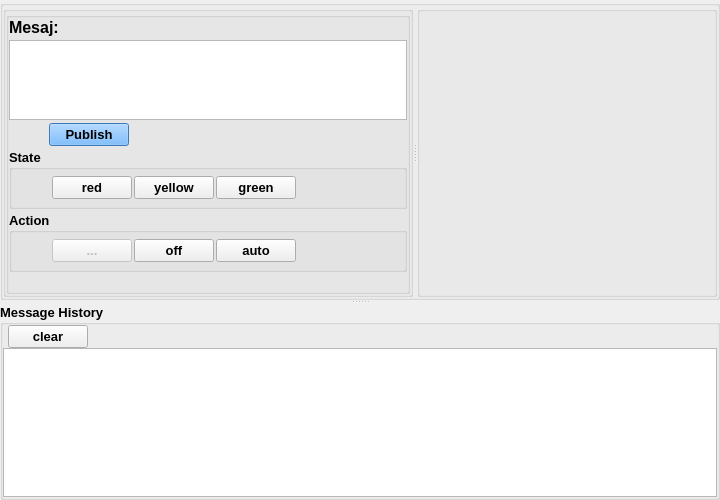
<?xml version="1.0" encoding="UTF-8"?>
<ui version="4.0">
 <class>Widget</class>
 <widget class="QWidget" name="Widget">
  <property name="enabled">
   <bool>true</bool>
  </property>
  <property name="geometry">
   <rect>
    <x>0</x>
    <y>0</y>
    <width>720</width>
    <height>500</height>
   </rect>
  </property>
  <property name="sizePolicy">
   <sizepolicy hsizetype="Expanding" vsizetype="Expanding">
    <horstretch>0</horstretch>
    <verstretch>0</verstretch>
   </sizepolicy>
  </property>
  <property name="windowTitle">
   <string>Widget</string>
  </property>
  <layout class="QVBoxLayout" name="verticalLayout_2">
   <property name="spacing">
    <number>0</number>
   </property>
   <property name="leftMargin">
    <number>0</number>
   </property>
   <property name="topMargin">
    <number>0</number>
   </property>
   <property name="rightMargin">
    <number>0</number>
   </property>
   <property name="bottomMargin">
    <number>0</number>
   </property>
   <item>
    <widget class="QSplitter" name="mainSplitter">
     <property name="orientation">
      <enum>Qt::Vertical</enum>
     </property>
     <property name="childrenCollapsible">
      <bool>false</bool>
     </property>
     <widget class="QGroupBox" name="mainGroupBox">
      <property name="sizePolicy">
       <sizepolicy hsizetype="Preferred" vsizetype="Expanding">
        <horstretch>0</horstretch>
        <verstretch>0</verstretch>
       </sizepolicy>
      </property>
      <property name="minimumSize">
       <size>
        <width>0</width>
        <height>300</height>
       </size>
      </property>
      <property name="title">
       <string/>
      </property>
      <layout class="QGridLayout" name="gridLayout">
       <property name="leftMargin">
        <number>0</number>
       </property>
       <property name="topMargin">
        <number>0</number>
       </property>
       <property name="rightMargin">
        <number>0</number>
       </property>
       <property name="bottomMargin">
        <number>0</number>
       </property>
       <property name="spacing">
        <number>0</number>
       </property>
       <item row="0" column="0">
        <widget class="QSplitter" name="splitter">
         <property name="orientation">
          <enum>Qt::Horizontal</enum>
         </property>
         <property name="childrenCollapsible">
          <bool>false</bool>
         </property>
         <widget class="QGroupBox" name="pgb">
          <property name="sizePolicy">
           <sizepolicy hsizetype="Expanding" vsizetype="MinimumExpanding">
            <horstretch>0</horstretch>
            <verstretch>0</verstretch>
           </sizepolicy>
          </property>
          <property name="title">
           <string/>
          </property>
          <layout class="QHBoxLayout" name="horizontalLayout">
           <property name="spacing">
            <number>0</number>
           </property>
           <property name="leftMargin">
            <number>0</number>
           </property>
           <property name="topMargin">
            <number>0</number>
           </property>
           <property name="rightMargin">
            <number>0</number>
           </property>
           <property name="bottomMargin">
            <number>0</number>
           </property>
           <item>
            <widget class="QGroupBox" name="pgbSB">
             <property name="sizePolicy">
              <sizepolicy hsizetype="MinimumExpanding" vsizetype="Expanding">
               <horstretch>0</horstretch>
               <verstretch>0</verstretch>
              </sizepolicy>
             </property>
             <property name="title">
              <string/>
             </property>
             <layout class="QVBoxLayout" name="verticalLayout_3">
              <property name="spacing">
               <number>3</number>
              </property>
              <property name="leftMargin">
               <number>0</number>
              </property>
              <property name="topMargin">
               <number>0</number>
              </property>
              <property name="rightMargin">
               <number>0</number>
              </property>
              <property name="bottomMargin">
               <number>0</number>
              </property>
              <item>
               <widget class="QLabel" name="mainLabel">
                <property name="font">
                 <font>
                  <pointsize>12</pointsize>
                  <weight>75</weight>
                  <bold>true</bold>
                 </font>
                </property>
                <property name="text">
                 <string>Mesaj:</string>
                </property>
               </widget>
              </item>
              <item>
               <widget class="QTextEdit" name="textEdit">
                <property name="sizePolicy">
                 <sizepolicy hsizetype="Expanding" vsizetype="MinimumExpanding">
                  <horstretch>0</horstretch>
                  <verstretch>0</verstretch>
                 </sizepolicy>
                </property>
                <property name="maximumSize">
                 <size>
                  <width>16777215</width>
                  <height>80</height>
                 </size>
                </property>
                <property name="font">
                 <font>
                  <pointsize>14</pointsize>
                 </font>
                </property>
               </widget>
              </item>
              <item>
               <layout class="QHBoxLayout" name="horizontalLayout_2">
                <item>
                 <spacer name="horizontalSpacer_2">
                  <property name="orientation">
                   <enum>Qt::Horizontal</enum>
                  </property>
                  <property name="sizeType">
                   <enum>QSizePolicy::Fixed</enum>
                  </property>
                  <property name="sizeHint" stdset="0">
                   <size>
                    <width>40</width>
                    <height>20</height>
                   </size>
                  </property>
                 </spacer>
                </item>
                <item>
                 <widget class="QPushButton" name="sendMessageButton">
                  <property name="sizePolicy">
                   <sizepolicy hsizetype="Fixed" vsizetype="Fixed">
                    <horstretch>0</horstretch>
                    <verstretch>0</verstretch>
                   </sizepolicy>
                  </property>
                  <property name="font">
                   <font>
                    <pointsize>10</pointsize>
                    <weight>75</weight>
                    <bold>true</bold>
                   </font>
                  </property>
                  <property name="styleSheet">
                   <string notr="true">background-color: rgb(85, 170, 255);</string>
                  </property>
                  <property name="text">
                   <string>Publish</string>
                  </property>
                 </widget>
                </item>
                <item>
                 <spacer name="horizontalSpacer_3">
                  <property name="orientation">
                   <enum>Qt::Horizontal</enum>
                  </property>
                  <property name="sizeHint" stdset="0">
                   <size>
                    <width>40</width>
                    <height>20</height>
                   </size>
                  </property>
                 </spacer>
                </item>
               </layout>
              </item>
              <item>
               <widget class="QGroupBox" name="colorSelectBox">
                <property name="sizePolicy">
                 <sizepolicy hsizetype="Preferred" vsizetype="Fixed">
                  <horstretch>0</horstretch>
                  <verstretch>0</verstretch>
                 </sizepolicy>
                </property>
                <property name="minimumSize">
                 <size>
                  <width>0</width>
                  <height>60</height>
                 </size>
                </property>
                <property name="maximumSize">
                 <size>
                  <width>16777215</width>
                  <height>100</height>
                 </size>
                </property>
                <property name="font">
                 <font>
                  <pointsize>10</pointsize>
                  <weight>75</weight>
                  <bold>true</bold>
                 </font>
                </property>
                <property name="title">
                 <string>State</string>
                </property>
                <layout class="QHBoxLayout" name="horizontalLayout_5">
                 <property name="spacing">
                  <number>2</number>
                 </property>
                 <property name="leftMargin">
                  <number>0</number>
                 </property>
                 <property name="topMargin">
                  <number>0</number>
                 </property>
                 <property name="rightMargin">
                  <number>0</number>
                 </property>
                 <property name="bottomMargin">
                  <number>0</number>
                 </property>
                 <item>
                  <spacer name="horizontalSpacer_8">
                   <property name="orientation">
                    <enum>Qt::Horizontal</enum>
                   </property>
                   <property name="sizeType">
                    <enum>QSizePolicy::Fixed</enum>
                   </property>
                   <property name="sizeHint" stdset="0">
                    <size>
                     <width>40</width>
                     <height>20</height>
                    </size>
                   </property>
                  </spacer>
                 </item>
                 <item>
                  <widget class="QPushButton" name="setRedButton">
                   <property name="sizePolicy">
                    <sizepolicy hsizetype="Fixed" vsizetype="Fixed">
                     <horstretch>0</horstretch>
                     <verstretch>0</verstretch>
                    </sizepolicy>
                   </property>
                   <property name="text">
                    <string>red</string>
                   </property>
                  </widget>
                 </item>
                 <item>
                  <widget class="QPushButton" name="setYellowButton">
                   <property name="sizePolicy">
                    <sizepolicy hsizetype="Fixed" vsizetype="Fixed">
                     <horstretch>0</horstretch>
                     <verstretch>0</verstretch>
                    </sizepolicy>
                   </property>
                   <property name="text">
                    <string>yellow</string>
                   </property>
                  </widget>
                 </item>
                 <item>
                  <widget class="QPushButton" name="setGreenButton">
                   <property name="sizePolicy">
                    <sizepolicy hsizetype="Fixed" vsizetype="Fixed">
                     <horstretch>0</horstretch>
                     <verstretch>0</verstretch>
                    </sizepolicy>
                   </property>
                   <property name="text">
                    <string>green</string>
                   </property>
                  </widget>
                 </item>
                 <item>
                  <spacer name="horizontalSpacer_6">
                   <property name="orientation">
                    <enum>Qt::Horizontal</enum>
                   </property>
                   <property name="sizeType">
                    <enum>QSizePolicy::Expanding</enum>
                   </property>
                   <property name="sizeHint" stdset="0">
                    <size>
                     <width>10</width>
                     <height>20</height>
                    </size>
                   </property>
                  </spacer>
                 </item>
                </layout>
               </widget>
              </item>
              <item>
               <widget class="QGroupBox" name="actionSelectBox">
                <property name="sizePolicy">
                 <sizepolicy hsizetype="Preferred" vsizetype="Fixed">
                  <horstretch>0</horstretch>
                  <verstretch>0</verstretch>
                 </sizepolicy>
                </property>
                <property name="minimumSize">
                 <size>
                  <width>0</width>
                  <height>60</height>
                 </size>
                </property>
                <property name="maximumSize">
                 <size>
                  <width>16777215</width>
                  <height>100</height>
                 </size>
                </property>
                <property name="font">
                 <font>
                  <pointsize>10</pointsize>
                  <weight>75</weight>
                  <bold>true</bold>
                 </font>
                </property>
                <property name="title">
                 <string>Action</string>
                </property>
                <layout class="QHBoxLayout" name="horizontalLayout_6">
                 <property name="spacing">
                  <number>2</number>
                 </property>
                 <property name="leftMargin">
                  <number>0</number>
                 </property>
                 <property name="topMargin">
                  <number>0</number>
                 </property>
                 <property name="rightMargin">
                  <number>0</number>
                 </property>
                 <property name="bottomMargin">
                  <number>0</number>
                 </property>
                 <item>
                  <spacer name="horizontalSpacer_9">
                   <property name="orientation">
                    <enum>Qt::Horizontal</enum>
                   </property>
                   <property name="sizeType">
                    <enum>QSizePolicy::Fixed</enum>
                   </property>
                   <property name="sizeHint" stdset="0">
                    <size>
                     <width>40</width>
                     <height>20</height>
                    </size>
                   </property>
                  </spacer>
                 </item>
                 <item>
                  <widget class="QPushButton" name="doNothingButton">
                   <property name="enabled">
                    <bool>false</bool>
                   </property>
                   <property name="sizePolicy">
                    <sizepolicy hsizetype="Fixed" vsizetype="Fixed">
                     <horstretch>0</horstretch>
                     <verstretch>0</verstretch>
                    </sizepolicy>
                   </property>
                   <property name="text">
                    <string>...</string>
                   </property>
                  </widget>
                 </item>
                 <item>
                  <widget class="QPushButton" name="offButton">
                   <property name="sizePolicy">
                    <sizepolicy hsizetype="Fixed" vsizetype="Fixed">
                     <horstretch>0</horstretch>
                     <verstretch>0</verstretch>
                    </sizepolicy>
                   </property>
                   <property name="text">
                    <string>off</string>
                   </property>
                  </widget>
                 </item>
                 <item>
                  <widget class="QPushButton" name="autoButton">
                   <property name="sizePolicy">
                    <sizepolicy hsizetype="Fixed" vsizetype="Fixed">
                     <horstretch>0</horstretch>
                     <verstretch>0</verstretch>
                    </sizepolicy>
                   </property>
                   <property name="text">
                    <string>auto</string>
                   </property>
                  </widget>
                 </item>
                 <item>
                  <spacer name="horizontalSpacer_7">
                   <property name="orientation">
                    <enum>Qt::Horizontal</enum>
                   </property>
                   <property name="sizeType">
                    <enum>QSizePolicy::Expanding</enum>
                   </property>
                   <property name="sizeHint" stdset="0">
                    <size>
                     <width>10</width>
                     <height>20</height>
                    </size>
                   </property>
                  </spacer>
                 </item>
                </layout>
               </widget>
              </item>
              <item>
               <spacer name="verticalSpacer_3">
                <property name="orientation">
                 <enum>Qt::Vertical</enum>
                </property>
                <property name="sizeType">
                 <enum>QSizePolicy::MinimumExpanding</enum>
                </property>
                <property name="sizeHint" stdset="0">
                 <size>
                  <width>20</width>
                  <height>0</height>
                 </size>
                </property>
               </spacer>
              </item>
             </layout>
            </widget>
           </item>
          </layout>
         </widget>
         <widget class="QGroupBox" name="itlGroupBox">
          <property name="sizePolicy">
           <sizepolicy hsizetype="Preferred" vsizetype="Expanding">
            <horstretch>0</horstretch>
            <verstretch>0</verstretch>
           </sizepolicy>
          </property>
          <property name="minimumSize">
           <size>
            <width>300</width>
            <height>200</height>
           </size>
          </property>
          <property name="title">
           <string/>
          </property>
          <layout class="QVBoxLayout" name="verticalLayout_5">
           <property name="spacing">
            <number>0</number>
           </property>
           <property name="leftMargin">
            <number>0</number>
           </property>
           <property name="topMargin">
            <number>0</number>
           </property>
           <property name="rightMargin">
            <number>0</number>
           </property>
           <property name="bottomMargin">
            <number>0</number>
           </property>
           <item>
            <widget class="QWidget" name="widgetITL" native="true">
             <property name="sizePolicy">
              <sizepolicy hsizetype="Expanding" vsizetype="Expanding">
               <horstretch>0</horstretch>
               <verstretch>0</verstretch>
              </sizepolicy>
             </property>
             <property name="minimumSize">
              <size>
               <width>0</width>
               <height>100</height>
              </size>
             </property>
             <layout class="QHBoxLayout" name="horizontalLayout_4">
              <property name="spacing">
               <number>0</number>
              </property>
              <property name="leftMargin">
               <number>0</number>
              </property>
              <property name="topMargin">
               <number>0</number>
              </property>
              <property name="rightMargin">
               <number>0</number>
              </property>
              <property name="bottomMargin">
               <number>0</number>
              </property>
             </layout>
            </widget>
           </item>
          </layout>
         </widget>
        </widget>
       </item>
      </layout>
     </widget>
     <widget class="QGroupBox" name="messageHistoryBox">
      <property name="sizePolicy">
       <sizepolicy hsizetype="Fixed" vsizetype="MinimumExpanding">
        <horstretch>0</horstretch>
        <verstretch>0</verstretch>
       </sizepolicy>
      </property>
      <property name="minimumSize">
       <size>
        <width>0</width>
        <height>60</height>
       </size>
      </property>
      <property name="font">
       <font>
        <pointsize>10</pointsize>
        <weight>75</weight>
        <bold>true</bold>
       </font>
      </property>
      <property name="title">
       <string>Message History</string>
      </property>
      <layout class="QVBoxLayout" name="verticalLayout">
       <property name="spacing">
        <number>0</number>
       </property>
       <property name="leftMargin">
        <number>0</number>
       </property>
       <property name="topMargin">
        <number>0</number>
       </property>
       <property name="rightMargin">
        <number>0</number>
       </property>
       <property name="bottomMargin">
        <number>0</number>
       </property>
       <item>
        <layout class="QHBoxLayout" name="clrHorizLayout">
         <property name="spacing">
          <number>0</number>
         </property>
         <item>
          <spacer name="horizontalSpacer_10">
           <property name="orientation">
            <enum>Qt::Horizontal</enum>
           </property>
           <property name="sizeType">
            <enum>QSizePolicy::Fixed</enum>
           </property>
           <property name="sizeHint" stdset="0">
            <size>
             <width>5</width>
             <height>20</height>
            </size>
           </property>
          </spacer>
         </item>
         <item>
          <widget class="QPushButton" name="clearMessageHistoryButton">
           <property name="sizePolicy">
            <sizepolicy hsizetype="Fixed" vsizetype="Fixed">
             <horstretch>0</horstretch>
             <verstretch>0</verstretch>
            </sizepolicy>
           </property>
           <property name="toolTip">
            <string>clear message history</string>
           </property>
           <property name="text">
            <string>clear</string>
           </property>
          </widget>
         </item>
         <item>
          <spacer name="horizontalSpacer_11">
           <property name="orientation">
            <enum>Qt::Horizontal</enum>
           </property>
           <property name="sizeHint" stdset="0">
            <size>
             <width>40</width>
             <height>20</height>
            </size>
           </property>
          </spacer>
         </item>
        </layout>
       </item>
       <item>
        <widget class="QTextEdit" name="msgHistoryText">
         <property name="sizePolicy">
          <sizepolicy hsizetype="Expanding" vsizetype="MinimumExpanding">
           <horstretch>0</horstretch>
           <verstretch>0</verstretch>
          </sizepolicy>
         </property>
         <property name="font">
          <font>
           <pointsize>14</pointsize>
          </font>
         </property>
        </widget>
       </item>
      </layout>
     </widget>
    </widget>
   </item>
  </layout>
 </widget>
 <resources/>
 <connections/>
</ui>
